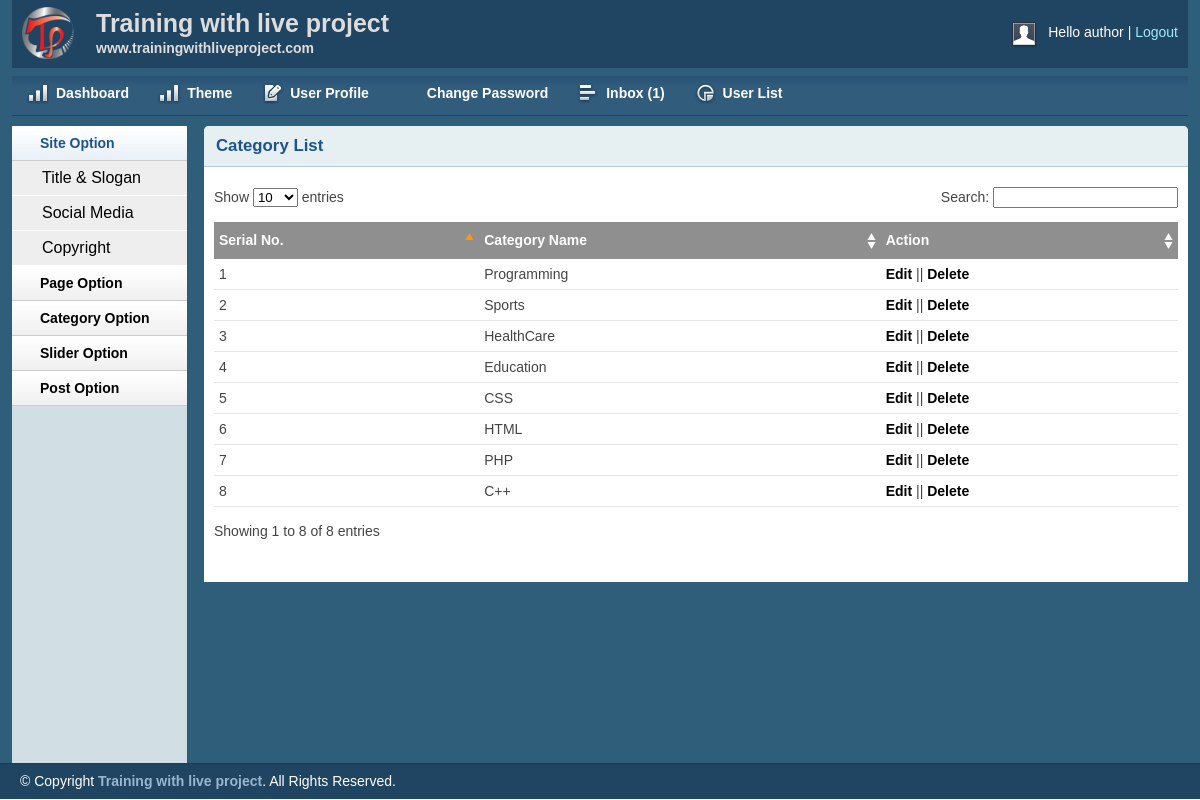
/blog/admin/catlist.php (signed in), run on the app's committed database.
### tables this page shows
CREATE TABLE `tbl_category` (
  `id` int(11) NOT NULL,
  `name` varchar(60) NOT NULL
);

### blog/lib/Database.php (called while the page is built, shortened)
<?php
Class Database{
	public $host   = DB_HOST;
	public $user   = DB_USER;
	public $pass   = DB_PASS;
	public $dbname = DB_NAME;
	public $link;
	private function connectDB(){
	$this->link = new mysqli($this->host, $this->user, $this->pass, $this->dbname);
 }
	public function select($query){
		$result = $this->link->query($query) or die($this->link->error.__LINE__);
		if($result->num_rows > 0){
			return $result;
		} else {
			return false;
		}
	}
}

### blog/admin/catlist.php (the view, shortened to what this page needs)
<?php include 'inc/header.php';?>
<?php include 'inc/sidebar.php';?>
        <div class="grid_10">
            <div class="box round first grid">
                <h2>Category List</h2>
                <div class="block">
                    <table class="data display datatable" id="example">
					<thead>
						<tr>
							<th>Serial No.</th>
							<th>Category Name</th>
							<th>Action</th>
						</tr>
					</thead>
					<tbody>
                    <?php
                      $query = "select * from tbl_category order by id desc";
                      $category = $db->select($query);
                      if($category){
                      	$i=0;
                      	while($result = $category->fetch_assoc()){
                            $i++;
                    ?>
						<tr class="odd gradeX">
							<td><?php echo $i?></td>
							<td><?php echo $result['name']?></td>
							<td><a href="editcat.php?catid=<?php echo $result['id'];?>">Edit</a> || <a onclick="return confirm('Are you sure to Delete!');" href="?delcat=<?php echo $result['id'];?>">Delete</a></td>
						</tr>
					<?php } } ?>
					</tbody>
				</table>
               </div>
            </div>
        </div>
<?php include 'inc/footer.php';?>

### blog/admin/css/layout.css (style rules this page uses)
body { background: #fff none repeat scroll 0 0; color: #444; font-size: 14px; padding: 0; }
a { color: #000; font-weight:bold; text-decoration: none; }
h1, h2, h3, h4, h5, h6 { line-height:1.2em; margin-bottom:.3em; }
h2 { margin-top:1em; }
.box { background:#fff; margin-bottom:20px; padding:10px 10px 10px 10px; margin-left:-8px; }
.box.grid { padding-bottom:40px; }
.box.round { -moz-border-radius: 5px 5px 0px 0px; -webkit-border-radius: 5px 5px 0px 0px; border-radius: 5px 5px 0px 0px; }
.box h2 { font-size:1.2em; font-weight:bold; color:#1B548D; background:#E6F0F3; margin:-10px -10px 0 -10px; padding:10px 12px; border-bottom:1px solid #B3CBD6; -moz-border-radius: 5px 5px 0px 0px; -webkit-border-radius: 5px 5px 0px 0px; border-radius: 5px 5px 0px 0px; }
.box.first { min-height: 406px; }
.block { padding-top:20px; }
.block { padding-bottom:1px; }
table.display { margin: 0 auto; clear: both; width: 100%; }
.sorting_asc { background: #8f8f8f url(../img/table/sort_asc.png) no-repeat center right; padding:8px 5px; text-align:left; color:#fff; }
.sorting { background:#8f8f8f url(../img/table/sort_both.png) no-repeat center right; padding:8px 5px; text-align:left; color:#fff; }
tr.odd { height: 30px; line-height: 30px; border-bottom:1px solid #e6e6e6; }
tr.even { height: 30px; line-height: 30px; border-bottom:1px solid #e6e6e6; }
tr.odd td, tr.even td { padding-left:5px; }

### data on the page
tbl_category: name "Programming"
tbl_category: name "Sports"
tbl_category: name "HealthCare"
tbl_category: name "Education"
tbl_category: name "CSS"
tbl_category: name "HTML"
tbl_category: name "PHP"
tbl_category: name "C++"

### other printed values
Session::get('username') "author"
$count "1"
